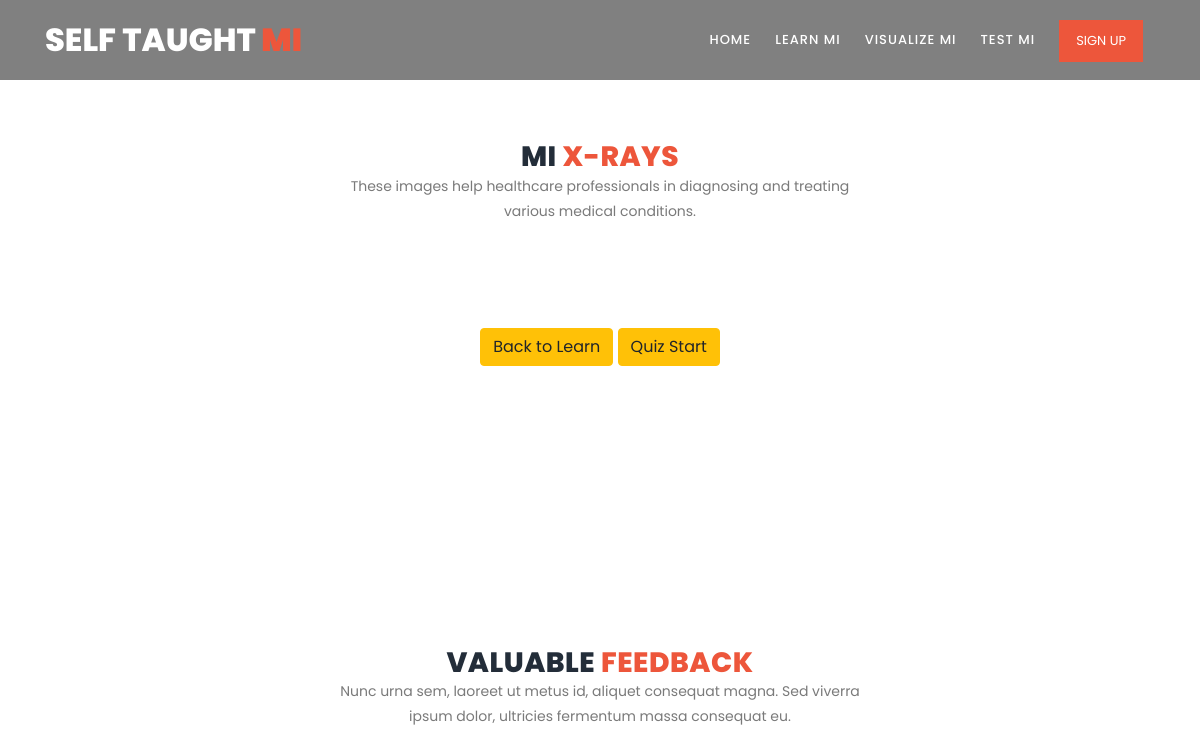
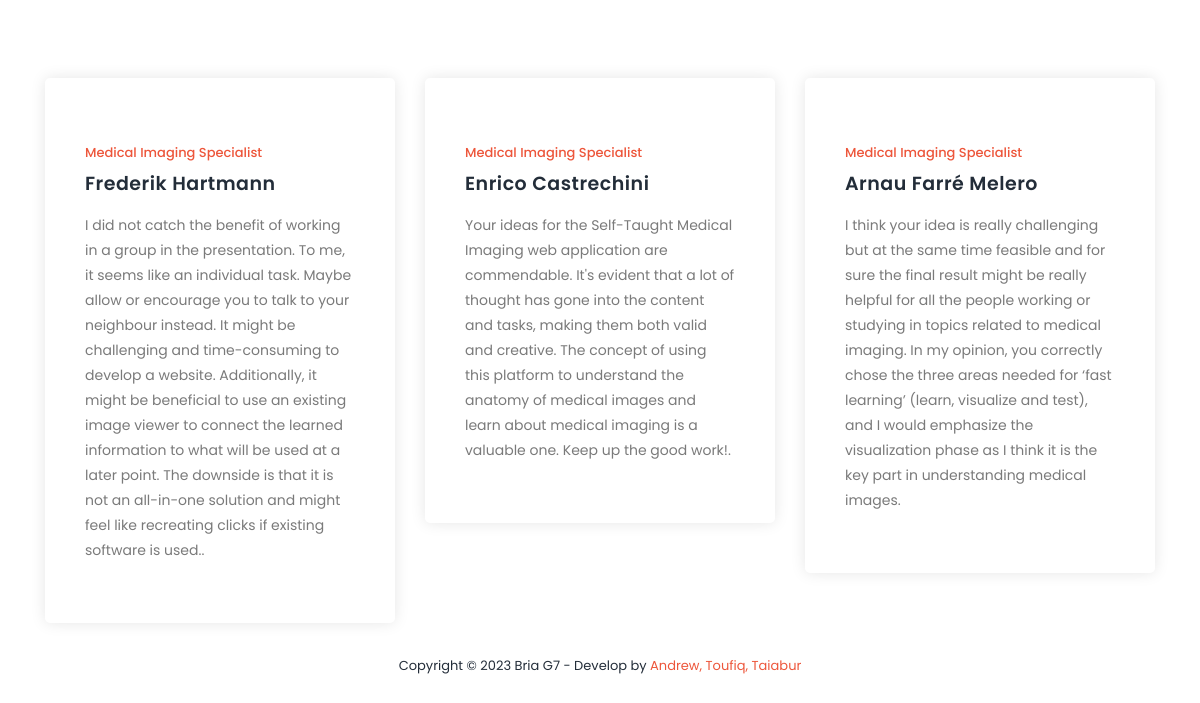
Before: /tuto?category=X-rays with the older database file (2 pictures, top to bottom).
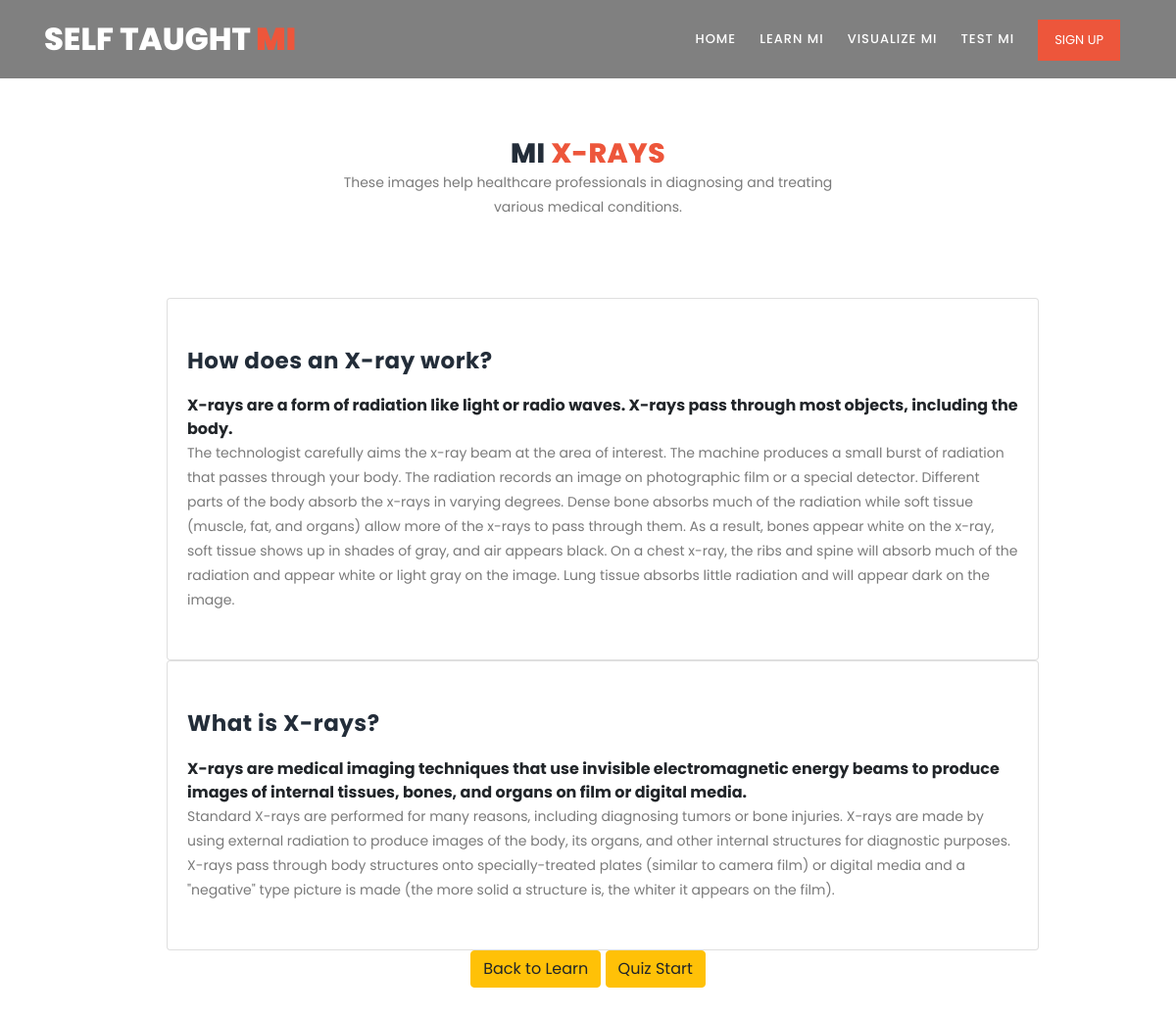
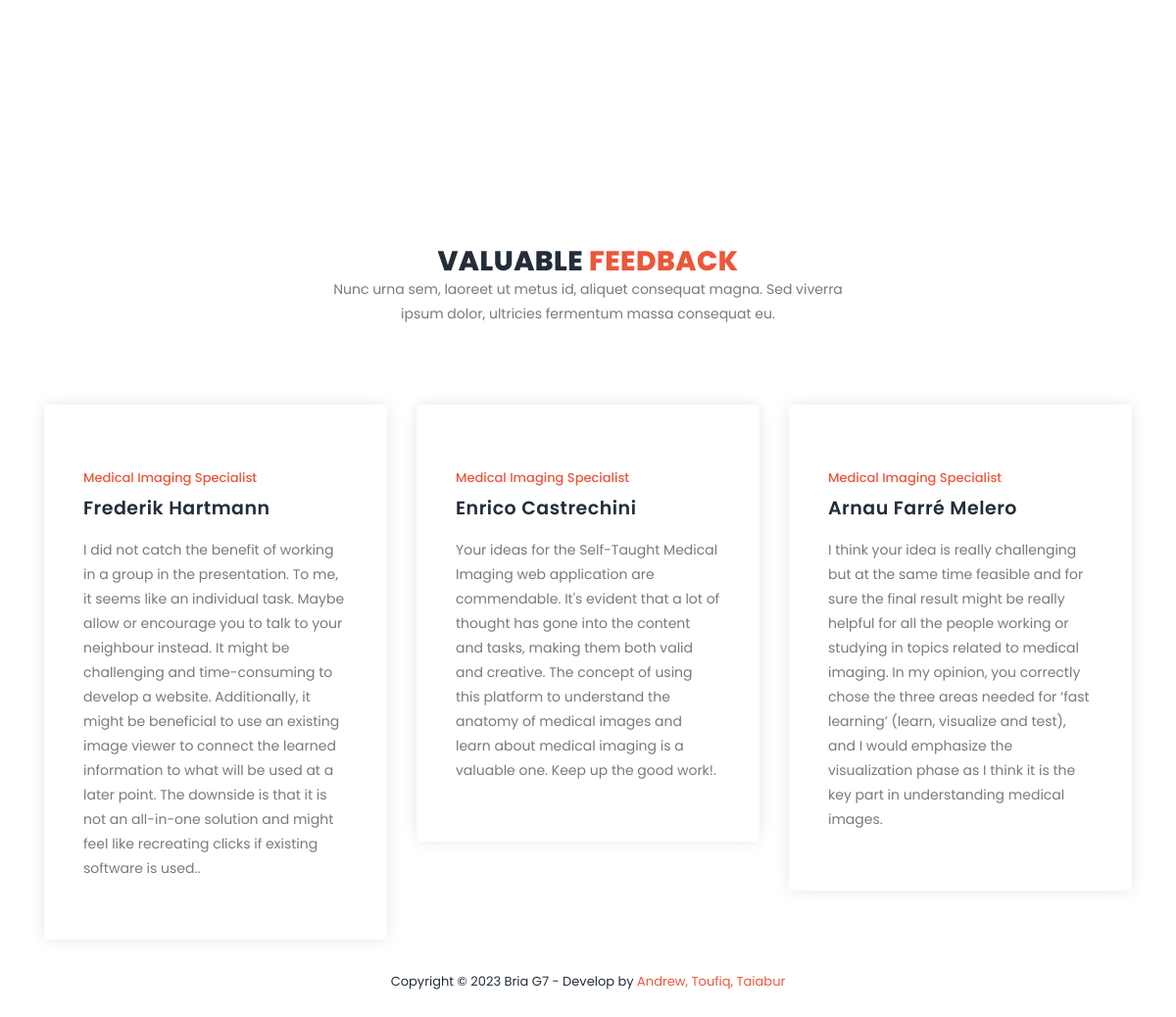
After: the same page with the newer database file (2 pictures, top to bottom).
### tables this page shows
CREATE TABLE tutorials (
    tutorial_id INTEGER PRIMARY KEY,
    logo VARCHAR(255),
    Title VARCHAR(255) NOT NULL,
    Description TEXT,
    Details TEXT,
    content_type VARCHAR(50),
    level_id INT,
    category_id INT,
    Status VARCHAR(20),
    created_at TIMESTAMP DEFAULT CURRENT_TIMESTAMP,
    FOREIGN KEY (level_id) REFERENCES level (level_id),
    FOREIGN KEY (category_id) REFERENCES category (category_id)
);

### views.py (the view)
@app.route('/tuto',defaults={'name':"MRI"})
def tuto(name):
    name = request.args.get('category')
    conn = get_db_connection()
    levels_cursor = conn.execute('SELECT level_id, title, description, details FROM tutorials WHERE category_id=? ORDER BY tutorial_id desc',(name,))
    levels=levels_cursor.fetchall()
    category_cursor = conn.execute('SELECT category_id FROM tutorials GROUP BY category_id ')
    categories = category_cursor.fetchall()
    conn.close()
    return render_template('tuto.html',name=name,levels=levels,categories=categories)

### admin.py (called while the page is built)
@app.before_request
def check_admin_access():
    if request.endpoint and request.endpoint.startswith('admin'):
        if not is_admin():
            return redirect(url_for('hello'))

### views.py (called while the page is built)
def get_db_connection():
    conn = sqlite3.connect('database.db')
    conn.row_factory = sqlite3.Row
    return conn

### templates/tuto.html
{% extends 'base.html' %}
{% block content %}
    <section class="section" id="our-classes">
        <div class="container">
            <div class="row">
                <div class="col-lg-6 offset-lg-3">
                    <div class="section-heading">
                        <h2>Mi <em>{{name}}</em></h2>
                        <p>These images help healthcare professionals in diagnosing and treating various medical conditions.
                        </p>
                    </div>
                </div>
            </div>
            <div class="row" id="tabs">
              <div class="col-lg-1">
              </div>
              <div class="col-lg-10">
                <section class='tabs-content'>
                        <article >
                            {% for post in levels %}
                            <div class="card">
                                <div class="card-body">
                                    <h4>{{post.title}}</h4>
                                    <strong>{{post.description}}</strong>
                                    <p>{{post.details}}</p>
                                </div>
                            </div>
                            {% endfor %}
                        </article>
                </section>
              </div>
              <div class="col-lg-12" style="text-align: center;">
                <a href="/tutorial"><button class="btn btn-warning">Back to Learn</button></a>
                <a href="{{url_for('test_mi', category=name)}}"><button class="btn btn-warning">Quiz Start</button></a>
              </div>
            </div>
        </div>
    </section>
    {% endblock %}

### templates/base.html (shortened to what this page needs)
<!DOCTYPE html>
<html lang="en">
  <head>
    <link rel="stylesheet" type="text/css" href="{{ url_for('static',filename='assets/css/bootstrap.min.css') }}">
    <link rel="stylesheet" type="text/css" href="{{ url_for('static',filename='assets/css/font-awesome.css') }}">
    <link rel="stylesheet" href="{{ url_for('static',filename='assets/css/templatemo-training-studio.css') }}">
    </head>
    <body>
        <header class="header-area header-sticky" style="{% if request.path != '/' %}background:gray{% endif %}">
            <div class="container">
                <div class="row">
                    <div class="col-12">
                        <nav class="main-nav">
                            <a href="/" class="logo">Self Taught<em> Mi</em></a>
                            <ul class="nav">
                                <li class="scroll-to-section "><a href="/" class="{% if request.path == '/' %}active{% endif %}">Home</a></li>
                                <li class="scroll-to-section "><a href="/tutorial" class="{% if request.path == '/tutorial' %}active{% endif %}">Learn mi</a></li>
                                <li class="scroll-to-section "><a href="/visualize-mi" class="{% if request.path == '/visualize-mi' %}active{% endif %}">Visualize Mi</a></li>
                                <li class="scroll-to-section "><a href="/test_mi" class="{% if request.path == '/test_mi' %}active{% endif %}">Test mi</a></li>
                                {% if 'user_id' in session %}
                                    <li class="main-button ">
                                        <a href="/profile" >{{ session['user_fullname'] }} Profile</a>
                                    </li>
                                {% else %}
                                    <li class="main-button"><a href="/register#signup">Sign Up</a></li>
                                {% endif %}
                            </ul>
                        </nav>
                    </div>
                </div>
            </div>
        </header>
        {% block content %} {% endblock %}
    <section class="section" id="trainers">
      <div class="container">
          <div class="row">
              <div class="col-lg-6 offset-lg-3">
                  <div class="section-heading">
                      <h2>Valuable <em>Feedback</em></h2>
                      <p>Nunc urna sem, laoreet ut metus id, aliquet consequat magna. Sed viverra ipsum dolor, ultricies fermentum massa consequat eu.</p>
                  </div>
              </div>
          </div>
          <div class="row">
              <div class="col-lg-4">
                  <div class="trainer-item">
                      <div class="down-content">
                          <span>Medical Imaging Specialist</span>
                          <h4>Frederik Hartmann</h4>
                          <p>I did not catch the benefit of working in a group in the presentation. To me, it seems like an individual task. Maybe allow or encourage you to talk to your neighbour instead.
                               It might be challenging and time-consuming to develop a website. Additionally, it might be beneficial to use an existing image viewer to connect the learned information to what will be used at a later point. The downside is that it is not an all-in-one solution and might feel like recreating clicks if existing software is used..</p>
                      </div>
                  </div>
              </div>
              <div class="col-lg-4">
                  <div class="trainer-item">
                      <div class="down-content">
                          <span>Medical Imaging Specialist</span>
                          <h4>Enrico Castrechini</h4>
                          <p>Your ideas for the Self-Taught Medical Imaging web application are commendable.
                              It's evident that a lot of thought has gone into the content and tasks, making them
                              both valid and creative. The concept of using this platform to understand the
                              anatomy of medical images and learn about medical imaging is a valuable one. Keep
                              up the good work!.</p>
                      </div>
                  </div>
              </div>
              <div class="col-lg-4">
                  <div class="trainer-item">
                      <div class="down-content">
                          <span>Medical Imaging Specialist</span>
                          <h4>Arnau Farré Melero</h4>
                          <p>I think your idea is really challenging but at the same time feasible and for sure the
                              final result might be really helpful for all the people working or studying in topics
                              related to medical imaging. In my opinion, you correctly chose the three areas needed
                              for ‘fast learning’ (learn, visualize and test), and I would emphasize the visualization
                              phase as I think it is the key part in understanding medical images.</p>
                      </div>
                  </div>
              </div>
          </div>
      </div>
  </section>
    <footer>
        <div class="container">
            <div class="row">
                <div class="col-lg-12">
                    <p>Copyright &copy; 2023 Bria G7
                    - Develop by <a rel="nofollow" href="st-mi.xyz" class="tm-text-link" target="_parent">Andrew, Toufiq, Taiabur </a><br>
                </p>
                </div>
            </div>
        </div>
    </footer>
  </body>
</html>

Changed rows visible on the page:
added tutorials: title "How does an X-ray work?", description "X-rays are a form of radiation like light or radio waves. X-rays pass through most objects, including the body.", details "The technologist carefully aims the x-ray beam at the area of interest. The machine produces a small burst of radiation that passes through your body. The radiation records an image on photographic film or a special detector. Different parts of the body absorb the x-rays in varying degrees. Dense bone absorbs much of the radiation while soft tissue (muscle, fat, and organs) allow more of the x-rays to pass through them. As a result, bones appear white on the x-ray, soft tissue shows up in shades of gray, and air appears black. On a chest x-ray, the ribs and spine will absorb much of the radiation and appear white or light gray on the image. Lung tissue absorbs little radiation and will…"
added tutorials: title "What is X-rays?", description "X-rays are medical imaging techniques that use invisible electromagnetic energy beams to produce images of internal tissues, bones, and organs on film or digital media.", details "Standard X-rays are performed for many reasons, including diagnosing tumors or bone injuries. X-rays are made by using external radiation to produce images of the body, its organs, and other internal structures for diagnostic purposes. X-rays pass through body structures onto specially-treated plates (similar to camera film) or digital media and a \"negative\" type picture is made (the more solid a structure is, the whiter it appears on the film)."
